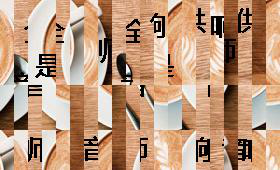
#> input picture Original_image.tif, 280 x 170 px
$ python zhilian_ocr.py
#> lines starting #> are read from the running program, lines starting #| are printed output that depends on the picture
import numpy as np

import matplotlib.pyplot as plt

import cv2

from array import  array

import pytesseract

img = cv2.imread('Original_image.tif')
#> img is the input picture: shape (170, 280, 3); mean B, G, R 126.4, 153.1, 189.1

grey_img = cv2.cvtColor(img,cv2.COLOR_RGB2GRAY)
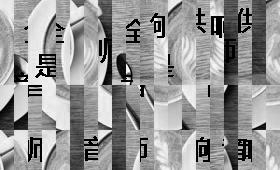
#> grey_img: shape (170, 280); min 0, max 255, mean 149.2

upper_img = grey_img[1:85,1:280]
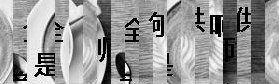
#> upper_img: shape (84, 279); min 0, max 255, mean 148.4

bottom_img = grey_img[86:145,1:280]
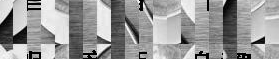
#> bottom_img: shape (59, 279); min 0, max 254, mean 152.6

verify_img = grey_img[146:180,1:280]
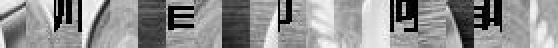
#> verify_img: shape (24, 279) (shown 2 times larger); min 0, max 253, mean 143.5

cv2.imshow('1',upper_img)

segment_upper = list()

segment_bottom = list()

rearrange_upper = list()

rearrange_bottom = list()

rearrange_verify = list()

uplist = [11,18,15,9,2,10,5,3,4,13,20,16,12,14,7,1,6,8,27,19]

bottomlist = [16,7,18,15,3,11,10,14,4,8,5,12,20,13,19,2,1,17,9,6]

print(uplist[0])

print(range(1,21))

for i in range(1,21):
    segment_upper.append(upper_img[1:85,14*i-13:14*i])
    segment_bottom.append(bottom_img[1:60,14*i-13:14*i])
#> after the loop, segment_bottom = 20 items; segment_upper = 20 items


print(type(segment_bottom))
#| <class 'list'>

print(type(upper_img))
#| <class 'numpy.ndarray'>

print(len(segment_upper))
#| 20

arrangeimg_upper = []

# arrangeimg_upper = np.column_stack((segment_upper[11],segment_upper[18],segment_upper[15],segment_upper[9],segment_upper[2],segment_upper[10],segment_upper[5],segment_upper[3],segment_upper[4],segment_upper[13],segment_upper[19],segment_upper[16]))

for i in range(1,21):
#> (the run stopped early here; a loop or call above may not have finished)

$ run again, with 3.tif copied over Original_image.tif
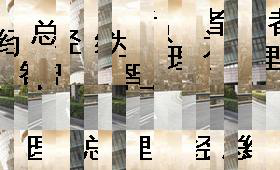
#> input picture 3.tif, 280 x 170 px
#> img is the input picture: shape (170, 280, 3); mean B, G, R 157.2, 171.5, 179.9
#> `upper_img = grey_img[1:85,1:280]`:
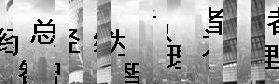
#> upper_img: shape (84, 279); min 0, max 255, mean 164.3
#> `verify_img = grey_img[146:180,1:280]`:
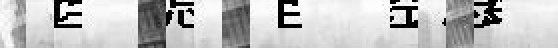
#> verify_img: shape (24, 279) (shown 2 times larger); min 0, max 255, mean 191.6
#> after the loop `for i in range(1,21):`: segment_bottom = 20 items
#| <class 'list'>
#| <class 'numpy.ndarray'>
#| 20
